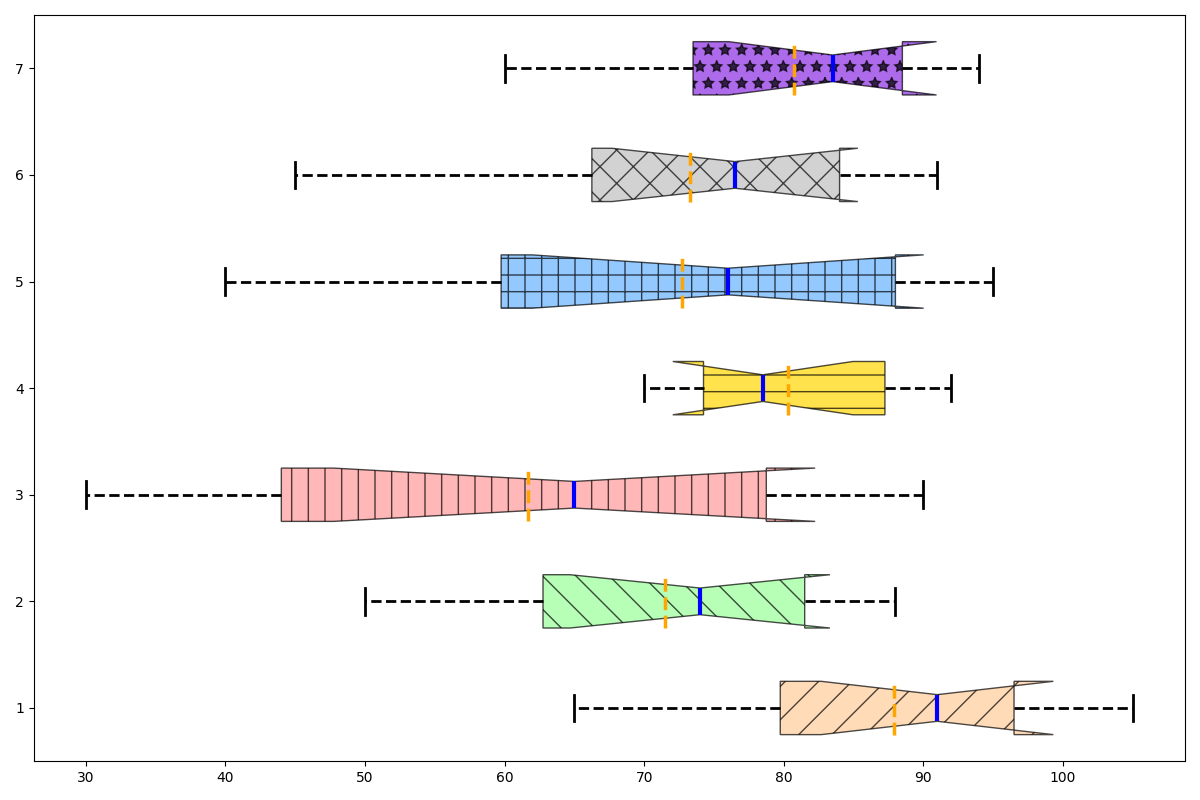

The script that drew this image:
import matplotlib.pyplot as plt
import numpy as np

innovation_data = [
    [65, 72, 78, 85, 90, 92, 95, 97, 100, 105],
    [50, 55, 62, 65, 70, 78, 80, 82, 85, 88],
    [30, 35, 42, 50, 60, 70, 75, 80, 85, 90],
    [70, 72, 74, 75, 77, 80, 85, 88, 90, 92],
    [40, 50, 58, 65, 72, 80, 85, 89, 93, 95],
    [45, 55, 65, 70, 75, 78, 81, 85, 88, 91],
    [60, 68, 72, 78, 82, 85, 87, 89, 92, 94]
]

fig, ax = plt.subplots(figsize=(12, 8))

bp = ax.boxplot(innovation_data, vert=False, patch_artist=True, 
                notch=True, showmeans=True, meanline=True,
                meanprops=dict(linestyle='--', linewidth=2.5, color='orange'))

colors = ['#FFCC99', '#99FF99', '#FF9999', '#FFD700', '#66B3FF', '#C0C0C0', '#8A2BE2']
hatches = ['/', '\\', '|', '-', '+', 'x', '*']
for patch, color, hatch in zip(bp['boxes'], colors, hatches):
    patch.set(facecolor=color, hatch=hatch, alpha=0.7)

for median in bp['medians']:
    median.set(color='blue', linewidth=3)
for whisker in bp['whiskers']:
    whisker.set(color='black', linewidth=2, linestyle='--')
for cap in bp['caps']:
    cap.set(color='black', linewidth=2)

plt.tight_layout()
plt.show()
